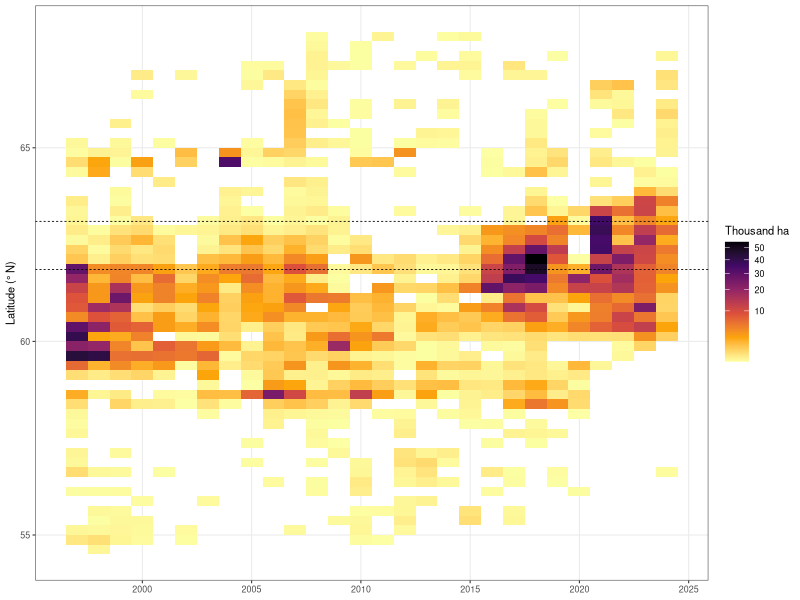

Reproduce this figure in R.
## ---- chunk 1
#| label: supp-setup
#| echo: true
#| output: false
# The figure below is drawn from the tables that the code of the main manuscript saved under 03.outputs; nothing is recomputed here.
library(ggplot2)
fmt_tbl <- function(df, right = NULL, caption = NULL) {
  right_cols <- union(names(df)[vapply(df, is.numeric, TRUE)], right)
  left_cols <- setdiff(names(df), right_cols)
  ft <- flextable::flextable(df)
  ft <- flextable::fontsize(ft, size = 11, part = "all")
  ft <- flextable::align(ft, align = "center", part = "header")
  if (length(right_cols)) ft <- flextable::align(ft, j = right_cols, align = "right", part = "body")
  if (length(left_cols)) ft <- flextable::align(ft, j = left_cols, align = "left", part = "body")
  ft <- flextable::line_spacing(ft, space = 1, part = "all")
  ft <- flextable::padding(ft, padding.top = 1, padding.bottom = 1, part = "all")
  if (!is.null(caption)) ft <- flextable::set_caption(ft, caption)
  flextable::set_table_properties(ft, layout = "autofit", width = 1)
}
stars <- function(p) ifelse(is.na(p), "", ifelse(p <= 0.0001, "****", ifelse(p <= 0.001, "***", ifelse(p <= 0.01, "**", ifelse(p <= 0.05, "*", "")))))
th <- theme_bw(base_size = 8) + theme(panel.grid.minor = element_blank(), plot.title = element_text(face = "bold", size = 8.5))
spread <- read.csv("../03.outputs/survey_by_latitude.csv"); frame_lat <- read.csv("../03.outputs/figure1_frame.csv")  # written by the survey-spread chunk of the manuscript
by_year <- aggregate(ha ~ year, spread, sum)
north <- function(y) 100 * sum(spread$ha[spread$year %in% y & spread$band >= 61]) / sum(spread$ha[spread$year %in% y])
## ---- chunk 2
#| label: fig-s1
#| echo: true
#| fig-cap: "Area of spruce beetle damage mapped by the aerial detection survey across Alaska in each survey year, by quarter-degree band of latitude, on a square-root colour scale; the dashed lines bound the latitudes of the frame of Figure 1 of the main text."
#| fig-width: 7
#| fig-height: 3.6
ggplot(spread, aes(year, band + 0.125, fill = ha / 1000)) + geom_tile() +
  geom_hline(yintercept = as.numeric(frame_lat[1, ]), linetype = "22", linewidth = 0.3) +
  scale_fill_viridis_c("Thousand ha", option = "inferno", direction = -1, trans = "sqrt") + labs(x = NULL, y = "Latitude (° N)") + th
